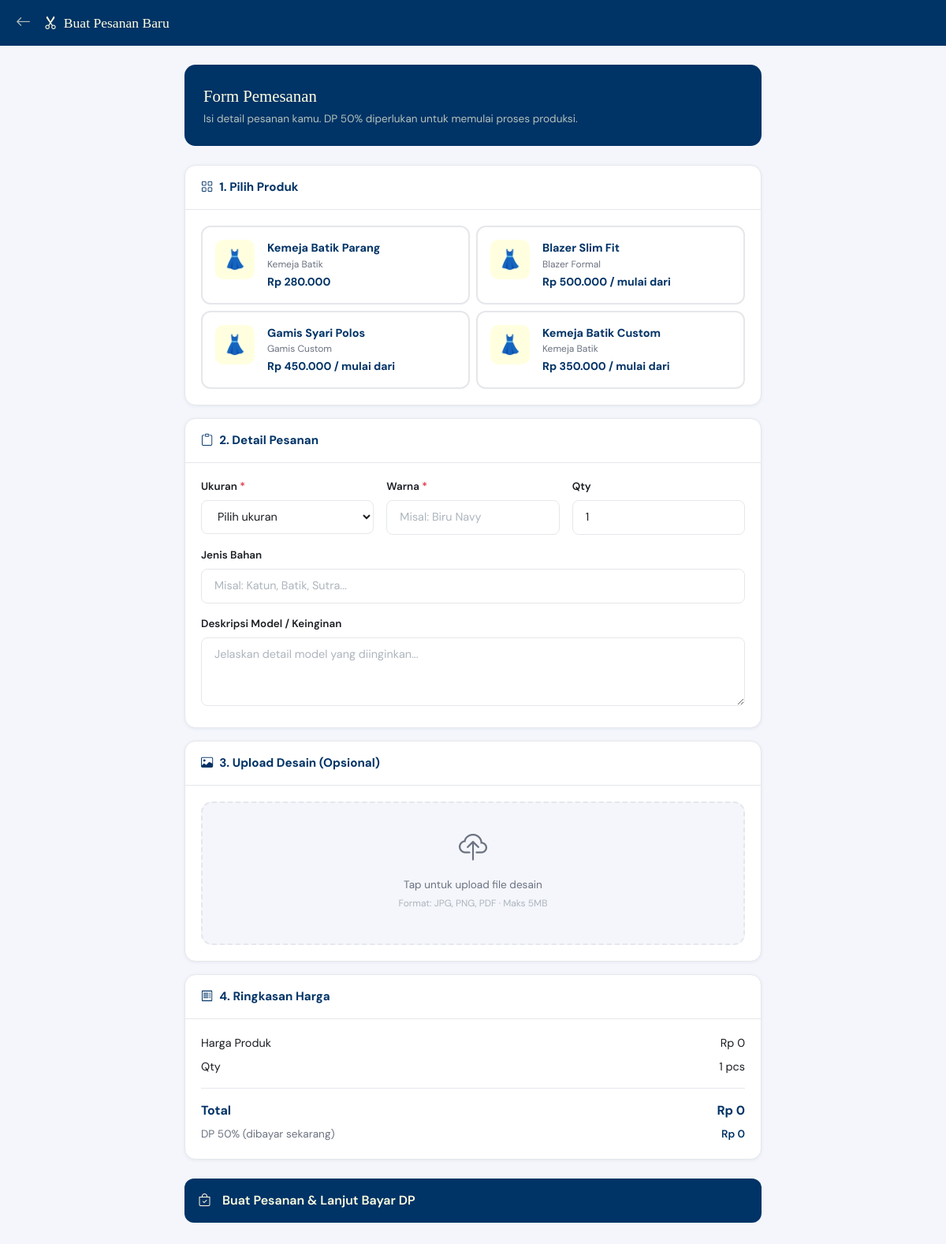
Page /modules/customer/new-order.php (signed in) on the committed database.
### tables this page shows
CREATE TABLE products (
    id           INT UNSIGNED AUTO_INCREMENT PRIMARY KEY,
    category_id  SMALLINT UNSIGNED,
    name         VARCHAR(150) NOT NULL,
    description  TEXT,
    base_price   DECIMAL(12,2) NOT NULL DEFAULT 0,
    image        VARCHAR(255),
    is_custom    TINYINT(1) NOT NULL DEFAULT 0,    
    is_active    TINYINT(1) NOT NULL DEFAULT 1,
    created_at   DATETIME NOT NULL DEFAULT CURRENT_TIMESTAMP,
    FOREIGN KEY (category_id) REFERENCES product_categories(id) ON DELETE SET NULL
);

CREATE TABLE product_categories (
    id    SMALLINT UNSIGNED AUTO_INCREMENT PRIMARY KEY,
    name  VARCHAR(80) NOT NULL,
    slug  VARCHAR(80) NOT NULL UNIQUE
);

### modules/customer/new-order.php (the view, shortened to what this page needs)
<?php
$db   = db();
$productId = (int)($_GET['product_id'] ?? 0);
$products = $db->query("SELECT p.*, pc.name AS cat FROM products p LEFT JOIN product_categories pc ON p.category_id=pc.id WHERE p.is_active=1 ORDER BY p.id DESC")->fetchAll();
?>
<!DOCTYPE html>
<html lang="id">
<head>
<link href="https://cdn.jsdelivr.net/npm/bootstrap@5.3.3/dist/css/bootstrap.min.css" rel="stylesheet">
<link href="https://cdn.jsdelivr.net/npm/bootstrap-icons@1.11.3/font/bootstrap-icons.css" rel="stylesheet">
<link href="<?= APP_URL ?>/assets/css/global.css" rel="stylesheet">
</head>
<body>
<div class="top-bar">
  <a href="dashboard.php" style="color:rgba(255,255,224,.7);text-decoration:none;font-size:1.2rem"><i class="bi bi-arrow-left"></i></a>
  <span class="brand"><i class="bi bi-scissors me-2"></i>Buat Pesanan Baru</span>
</div>
<div class="page-wrap">
  <div class="step-header">
    <div style="font-family:var(--ff-display);font-size:1.3rem;margin-bottom:.25rem">Form Pemesanan</div>
    <p style="color:rgba(255,255,224,.7);font-size:.85rem;margin:0">Isi detail pesanan kamu. DP 50% diperlukan untuk memulai proses produksi.</p>
  </div>
  <form method="POST" enctype="multipart/form-data">
    <div class="bm-card mb-3">
      <div class="bm-card-header"><span class="bm-card-title"><i class="bi bi-grid me-2"></i>1. Pilih Produk</span></div>
      <div class="bm-card-body">
        <div class="row g-2">
        <?php foreach ($products as $p): $sel = $p['id'] == $productId; ?>
          <div class="col-sm-6">
            <label class="product-option d-flex gap-3 <?= $sel ? 'selected' : '' ?>" onclick="selectProduct(<?= $p['id'] ?>, <?= $p['base_price'] ?>)">
              <div style="width:50px;height:50px;border-radius:10px;background:var(--ivory);display:flex;align-items:center;justify-content:center;flex-shrink:0;font-size:1.5rem">👗</div>
              <div>
                <div style="font-weight:700;font-size:.9rem;color:var(--navy)"><?= htmlspecialchars($p['name']) ?></div>
                <div style="font-size:.75rem;color:var(--text-muted)"><?= htmlspecialchars($p['cat'] ?? '') ?></div>
                <div style="font-size:.88rem;font-weight:700;color:var(--navy);margin-top:3px">Rp <?= number_format($p['base_price'],0,',','.') ?><?= $p['is_custom']?' / mulai dari':'' ?></div>
              </div>
            </label>
          </div>
        <?php endforeach; ?>
        </div>
      </div>
    </div>
    <div class="bm-card mb-3">
      <div class="bm-card-header"><span class="bm-card-title"><i class="bi bi-clipboard me-2"></i>2. Detail Pesanan</span></div>
      <div class="bm-card-body">
        <div class="row g-3">
          <div class="col-sm-4">
            <label class="bm-form-label">Ukuran <span class="text-danger">*</span></label>
            <select name="size" class="bm-form-control" required>
              <option value="">Pilih ukuran</option>
            </select>
          </div>
          <div class="col-sm-4">
            <label class="bm-form-label">Warna <span class="text-danger">*</span></label>
            <input type="text" name="color" class="bm-form-control" placeholder="Misal: Biru Navy" required value="<?= htmlspecialchars($_POST['color']??'') ?>">
          </div>
          <div class="col-sm-4">
            <label class="bm-form-label">Qty</label>
            <input type="number" name="qty" class="bm-form-control" min="1" value="<?= (int)($_POST['qty']??1) ?>" oninput="recalcTotal()">
          </div>
          <div class="col-12">
            <label class="bm-form-label">Jenis Bahan</label>
            <input type="text" name="fabric_type" class="bm-form-control" placeholder="Misal: Katun, Batik, Sutra..." value="<?= htmlspecialchars($_POST['fabric_type']??'') ?>">
          </div>
          <div class="col-12">
            <label class="bm-form-label">Deskripsi Model / Keinginan</label>
            <textarea name="model_description" class="bm-form-control" rows="3" placeholder="Jelaskan detail model yang diinginkan..."><?= htmlspecialchars($_POST['model_description']??'') ?></textarea>
          </div>
        </div>
      </div>
    </div>
    <div class="bm-card mb-3">
      <div class="bm-card-header"><span class="bm-card-title"><i class="bi bi-image me-2"></i>3. Upload Desain (Opsional)</span></div>
      <div class="bm-card-body">
        <div class="bm-upload-zone">
          <i class="bi bi-cloud-upload"></i>
          <p>Tap untuk upload file desain</p>
          <small>Format: JPG, PNG, PDF · Maks 5MB</small>
        </div>
      </div>
    </div>
    <div class="bm-card mb-4">
      <div class="bm-card-header"><span class="bm-card-title"><i class="bi bi-receipt me-2"></i>4. Ringkasan Harga</span></div>
      <div class="bm-card-body">
        <div class="d-flex justify-content-between mb-2" style="font-size:.9rem">
          <span>Harga Produk</span>
          <span id="display-base-price">Rp 0</span>
        </div>
        <div class="d-flex justify-content-between mb-2" style="font-size:.9rem">
          <span>Qty</span>
          <span id="display-qty">1</span>
        </div>
        <div class="bm-divider"></div>
        <div class="d-flex justify-content-between mb-2" style="font-weight:700;font-size:1rem;color:var(--navy)">
          <span>Total</span>
          <span id="display-total">Rp 0</span>
        </div>
        <div class="d-flex justify-content-between" style="font-size:.85rem;color:var(--text-muted)">
          <span>DP 50% (dibayar sekarang)</span>
          <span id="display-dp" style="color:var(--navy);font-weight:600">Rp 0</span>
        </div>
      </div>
    </div>
    <button type="submit" class="btn-navy w-100 py-3" style="font-size:1rem;border-radius:12px">
      <i class="bi bi-bag-check me-2"></i>Buat Pesanan & Lanjut Bayar DP
    </button>
  </form>
</div>
</body>
</html>

### assets/css/global.css (style rules this page uses)
:root { --navy: #003366; --navy-dark: #001f40; --navy-mid: #004080; --ivory: #FFFFE0; --ivory-dim: #FFFFC8; --gold: #C9A84C; --gold-light: #E8C97A; --surface: #f4f6fb; --white: #ffffff; --border: #e5e7eb; --text-main: #1a1d23; --text-muted: #6b7280; --danger: #ef4444; --success: #10b981; --warning: #f59e0b; --info: #3b82f6; --radius: 14px; --radius-sm: 8px; --radius-xs: 5px; --shadow-sm: 0 1px 4px rgba(0,51,102,.07); --shadow-md: 0 4px 20px rgba(0,51,102,.12); --shadow-lg: 0 12px 40px rgba(0,51,102,.18); --ff-display: 'Playfair Display', Georgia, serif; --ff-body: 'DM Sans', system-ui, sans-serif; --sidebar-w: 240px; --topbar-h: 60px; --bottom-nav: 68px; }
*, *::before, *::after { box-sizing: border-box; }
html { scroll-behavior: smooth; -webkit-tap-highlight-color: transparent; }
body { font-family: var(--ff-body); background: var(--surface); color: var(--text-main); margin: 0; }
.bm-card { background: var(--white); border-radius: var(--radius); border: 1px solid var(--border); box-shadow: var(--shadow-sm); overflow: hidden; }
.bm-card-header { padding: 1rem 1.25rem; border-bottom: 1px solid var(--border); display: flex; align-items: center; justify-content: space-between; gap: 1rem; }
.bm-card-title { font-weight: 700; color: var(--navy); font-size: .95rem; }
.bm-card-body { padding: 1.25rem; }
.btn-navy { background: var(--navy); color: var(--ivory); border: none; border-radius: var(--radius-sm); padding: .55rem 1.1rem; font-weight: 600; font-size: .88rem; cursor: pointer; transition: background .15s, transform .1s; text-decoration: none; display: inline-flex; align-items: center; gap: .4rem; }
.bm-form-label { font-size: .84rem; font-weight: 600; color: var(--text-main); margin-bottom: .4rem; display: block; }
.bm-form-control { width: 100%; border: 1px solid var(--border); border-radius: var(--radius-sm); padding: .65rem 1rem; font-size: .9rem; font-family: var(--ff-body); color: var(--text-main); background: var(--white); transition: border-color .15s, box-shadow .15s; outline: none; }
.bm-form-control::placeholder { color: #adb5bd; }
select.bm-form-control { cursor: pointer; }
.bm-upload-zone { border: 2px dashed var(--border); border-radius: var(--radius); padding: 2rem; text-align: center; cursor: pointer; transition: border-color .15s, background .15s; background: var(--surface); }
.bm-upload-zone i { font-size: 2.25rem; color: var(--text-muted); margin-bottom: .5rem; display: block; }
.bm-upload-zone p { font-size: .85rem; color: var(--text-muted); margin: 0; }
.bm-upload-zone small { font-size: .75rem; color: #adb5bd; }
.bm-divider { height: 1px; background: var(--border); margin: 1rem 0; }

### modules/customer/new-order.php (style rules this page uses)
body { background:var(--surface); padding-bottom:2rem; }
.top-bar { background:var(--navy); padding:.9rem 1.25rem; display:flex; align-items:center; gap:1rem; }
.top-bar .brand { font-family:var(--ff-display); color:var(--ivory); font-size:1.1rem; flex:1; }
.page-wrap { max-width:780px; margin:0 auto; padding:1.5rem; }
.step-header { background:var(--navy); border-radius:14px; padding:1.5rem; color:var(--ivory); margin-bottom:1.5rem; }
.product-option { border:2px solid var(--border); border-radius:12px; padding:1rem; cursor:pointer; transition:all .15s; }

### rows in the picture
products: name "Kemeja Batik Parang", category.name "Kemeja Batik", base_price "280.000"
products: name "Blazer Slim Fit", category.name "Blazer Formal", base_price "500.000", is_custom "/ mulai dari"
products: name "Gamis Syari Polos", category.name "Gamis Custom", base_price "450.000", is_custom "/ mulai dari"
products: name "Kemeja Batik Custom", category.name "Kemeja Batik", base_price "350.000", is_custom "/ mulai dari"
